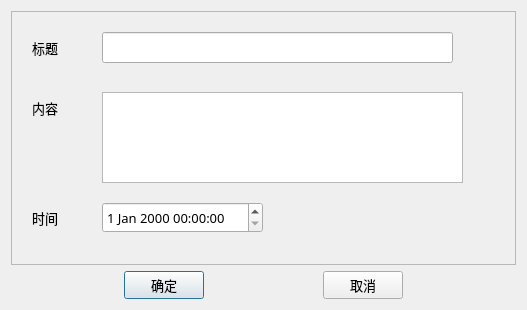
<?xml version="1.0" encoding="UTF-8"?>
<ui version="4.0">
 <class>AddDlg</class>
 <widget class="QDialog" name="AddDlg">
  <property name="geometry">
   <rect>
    <x>0</x>
    <y>0</y>
    <width>527</width>
    <height>310</height>
   </rect>
  </property>
  <property name="sizePolicy">
   <sizepolicy hsizetype="Preferred" vsizetype="Preferred">
    <horstretch>0</horstretch>
    <verstretch>0</verstretch>
   </sizepolicy>
  </property>
  <property name="maximumSize">
   <size>
    <width>700</width>
    <height>450</height>
   </size>
  </property>
  <property name="windowTitle">
   <string>Dialog</string>
  </property>
  <layout class="QVBoxLayout" name="verticalLayout">
   <item>
    <widget class="QScrollArea" name="scrollArea">
     <property name="enabled">
      <bool>true</bool>
     </property>
     <property name="minimumSize">
      <size>
       <width>0</width>
       <height>0</height>
      </size>
     </property>
     <property name="widgetResizable">
      <bool>true</bool>
     </property>
     <widget class="QWidget" name="scrollAreaWidgetContents">
      <property name="geometry">
       <rect>
        <x>0</x>
        <y>0</y>
        <width>505</width>
        <height>252</height>
       </rect>
      </property>
      <property name="minimumSize">
       <size>
        <width>500</width>
        <height>250</height>
       </size>
      </property>
      <widget class="QLabel" name="label">
       <property name="geometry">
        <rect>
         <x>20</x>
         <y>190</y>
         <width>41</width>
         <height>31</height>
        </rect>
       </property>
       <property name="font">
        <font>
         <family>微软雅黑</family>
         <pointsize>10</pointsize>
        </font>
       </property>
       <property name="text">
        <string>时间</string>
       </property>
      </widget>
      <widget class="QDateTimeEdit" name="dateTimeEdit">
       <property name="geometry">
        <rect>
         <x>90</x>
         <y>190</y>
         <width>161</width>
         <height>31</height>
        </rect>
       </property>
       <property name="font">
        <font>
         <family>微软雅黑</family>
         <pointsize>10</pointsize>
        </font>
       </property>
      </widget>
      <widget class="QLabel" name="label_3">
       <property name="geometry">
        <rect>
         <x>20</x>
         <y>80</y>
         <width>41</width>
         <height>31</height>
        </rect>
       </property>
       <property name="font">
        <font>
         <family>微软雅黑</family>
         <pointsize>10</pointsize>
        </font>
       </property>
       <property name="text">
        <string>内容</string>
       </property>
      </widget>
      <widget class="QPlainTextEdit" name="plainTextEdit">
       <property name="geometry">
        <rect>
         <x>90</x>
         <y>80</y>
         <width>361</width>
         <height>91</height>
        </rect>
       </property>
       <property name="font">
        <font>
         <family>微软雅黑</family>
         <pointsize>10</pointsize>
        </font>
       </property>
      </widget>
      <widget class="QLabel" name="label_2">
       <property name="geometry">
        <rect>
         <x>20</x>
         <y>20</y>
         <width>41</width>
         <height>31</height>
        </rect>
       </property>
       <property name="font">
        <font>
         <family>微软雅黑</family>
         <pointsize>10</pointsize>
        </font>
       </property>
       <property name="text">
        <string>标题</string>
       </property>
      </widget>
      <widget class="QLineEdit" name="lineEdit">
       <property name="geometry">
        <rect>
         <x>90</x>
         <y>20</y>
         <width>351</width>
         <height>31</height>
        </rect>
       </property>
       <property name="font">
        <font>
         <family>微软雅黑</family>
         <pointsize>10</pointsize>
        </font>
       </property>
      </widget>
     </widget>
    </widget>
   </item>
   <item>
    <layout class="QHBoxLayout" name="horizontalLayout">
     <item>
      <spacer name="horizontalSpacer">
       <property name="orientation">
        <enum>Qt::Horizontal</enum>
       </property>
       <property name="sizeHint" stdset="0">
        <size>
         <width>40</width>
         <height>20</height>
        </size>
       </property>
      </spacer>
     </item>
     <item>
      <widget class="QPushButton" name="pushButtonOK">
       <property name="font">
        <font>
         <family>微软雅黑</family>
         <pointsize>10</pointsize>
        </font>
       </property>
       <property name="text">
        <string>确定</string>
       </property>
      </widget>
     </item>
     <item>
      <spacer name="horizontalSpacer_3">
       <property name="orientation">
        <enum>Qt::Horizontal</enum>
       </property>
       <property name="sizeHint" stdset="0">
        <size>
         <width>40</width>
         <height>20</height>
        </size>
       </property>
      </spacer>
     </item>
     <item>
      <widget class="QPushButton" name="pushButtonCancel">
       <property name="font">
        <font>
         <family>微软雅黑</family>
         <pointsize>10</pointsize>
        </font>
       </property>
       <property name="text">
        <string>取消</string>
       </property>
      </widget>
     </item>
     <item>
      <spacer name="horizontalSpacer_2">
       <property name="orientation">
        <enum>Qt::Horizontal</enum>
       </property>
       <property name="sizeHint" stdset="0">
        <size>
         <width>40</width>
         <height>20</height>
        </size>
       </property>
      </spacer>
     </item>
    </layout>
   </item>
  </layout>
 </widget>
 <resources/>
 <connections/>
</ui>
